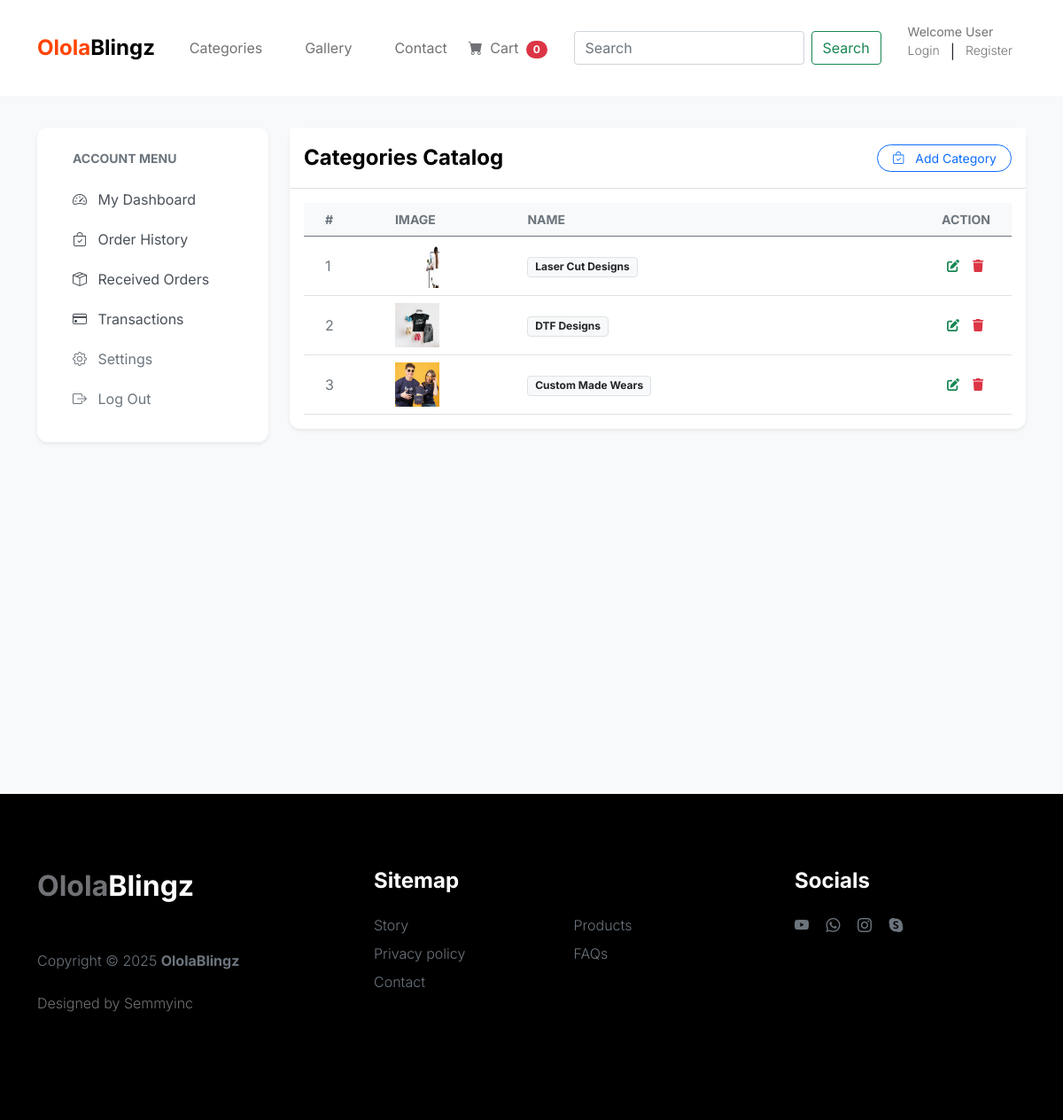
/dashboard/dashboard_categories, run on the app's committed database.
### product/models.py (models this page shows, shortened)
class Category(models.Model):
    category_name = models.CharField(max_length=50, unique=True)
    slug = models.SlugField(unique=True)
    description = models.TextField()
    image = models.ImageField(upload_to='uploads/category_picture', default='default.jpg')
    class Meta:
        verbose_name_plural = 'Categories'
    def get_slug_url(self):
        return reverse('products_by_category', args=[self.slug])

### dashboard/views.py (the view)
# urls.py: path('dashboard_categories', views.dashboard_categories, name='dashboard_categories'),
def dashboard_categories(request):
    context = {}
    return render(request, 'dashboard/dashboard_categories.html', context)

### cart/context_processors.py (called while the page is built)
def cart_counter(request):
    cart_count = 0
    if 'admin' in request.path:
        return {}
    else:
        try:
            if request.user.is_authenticated:
                cart_items = CartItem.objects.all().filter(user=request.user)
            else:
                cart = Cart.objects.filter(cart_id=_cart_id(request))
                cart_items = CartItem.objects.all().filter(cart=cart[:1])
            for cart_item in cart_items:
                cart_count += cart_item.quantity
        except Cart.DoesNotExist:
            cart_count = 0
    return dict(cart_count=cart_count)

### cart/views.py (called while the page is built)
def _cart_id(request):
    cart = request.session.session_key
    if not cart:
        cart = request.session.create()
    return cart

### product/context_processors.py (called while the page is built)
def category_menu_links(request):
    links = Category.objects.all()
    return {'links':links}

### templates/dashboard/dashboard_categories.html (shortened to what this page needs)
{% extends 'base.html' %}
{% block content %}
<br><br><br><br>
<link rel="stylesheet" href="https://cdn.jsdelivr.net">
<section class="section-content padding-y-sm bg-light-soft min-vh-100">
    <div class="container py-5">
        <div class="row">
             {% include 'dashboard/sidebar.html' %}
            <main class="col-lg-9">
                <div class="card shadow-sm mb-4">
                    <div class="card-header bg-white py-3 border-bottom-0">
                        <div class="d-flex justify-content-between align-items-center">
                            <h5 class="mb-0 fw-bold">Categories Catalog</h5>
                             <a href="{% url 'dashboard_add_category' %}" class="btn btn-sm btn-outline-primary rounded-pill px-3"><i class="bi bi-bag-check me-2"></i>&nbsp;Add Category</a>
                        </div>
                    </div>
                    <div class="card-body border-top">
                        <table class="table table-hover align-middle mb-0">
                        <thead class="table-light text-muted small text-uppercase">
                            <tr>
                                <th class="ps-4">#</th>
                                <th>Image</th>
                                <th>Name</th>
                                <th class="text-end pe-4">Action</th>
                            </tr>
                        </thead>
                        <tbody>
                            {% for category in links %}
                            <tr>
                                <td class="ps-4 text-muted">{{forloop.counter}}</td>
                                <td><img src="{{category.image.url}}" class="img-fluid product-image" alt="Product Image" style="height: 50px; width: 50px;"></td>
                                <td><span class="badge bg-light text-dark border">{{category.category_name}}</span></td>
                                <td class="text-end pe-4">
                                    <div class="btn-group">
                                        <a href="{% url 'dashboard_edit_category' category.slug %}" class="btn btn-sm btn-outline-success border-0">
                                            <i class="fas fa-edit"></i>
                                        </a>
                                        <a href="{% url 'dashboard_delete_category' category.slug %}" class="btn btn-sm btn-outline-danger border-0" onclick="return confirm('Delete this category?')">
                                            <i class="fas fa-trash"></i>
                                        </a>
                                    </div>
                                </td>
                            </tr>
                            {% endfor %}
                        </tbody>
                    </table>
                    </div>
                </div>
            </main>
        </div>
    </div>
</section>
{% endblock %}

### static/css/tooplate-little-fashion.css (style rules this page uses)
:root { --white-color: #FFFFFF; --primary-color: #FF4400; --section-bg-color: #f0f8ff; --dark-color: #000000; --grey-color: #d0d1d1; --p-color: #717275; --body-font-family: 'Inter', sans-serif; --h5-font-size: 24px; --p-font-size: 20px; --copyright-text-font-size: 16px; --product-link-font-size: 14px; --custom-link-font-size: 12px; --font-weight-thin: 100; --font-weight-light: 300; --font-weight-normal: 400; --font-weight-bold: 700; --font-weight-black: 900; }
body, html { height: 100%; }
html { scroll-behavior: smooth; }
body { background: var(--white-color); font-family: var(--body-font-family); position: relative; }
h2, h3, h4, h5, h6 { color: var(--dark-color); line-height: inherit; }
h1, h2, h3, h4, h5, h6 { font-weight: var(--font-weight-bold); }
h5 { font-size: 24px; }
a, button { touch-action: manipulation; transition: all 0.3s; }
a { color: var(--p-color); text-decoration: none; }
section { content-visibility: auto; contain-intrinsic-size: 700px; }
.product-image { transition: all 0.5s ease-out; }

### templates/dashboard/dashboard_categories.html (style rules this page uses)
.bg-light-soft { background-color: #f8f9fa; }
.card { border: none; border-radius: 12px; transition: transform 0.2s; }

### data on the page
Category: image (picture), category_name "Laser Cut Designs"
Category: image (picture), category_name "DTF Designs"
Category: image (picture), category_name "Custom Made Wears"

### other printed values
{{ cart_count }} "0"
